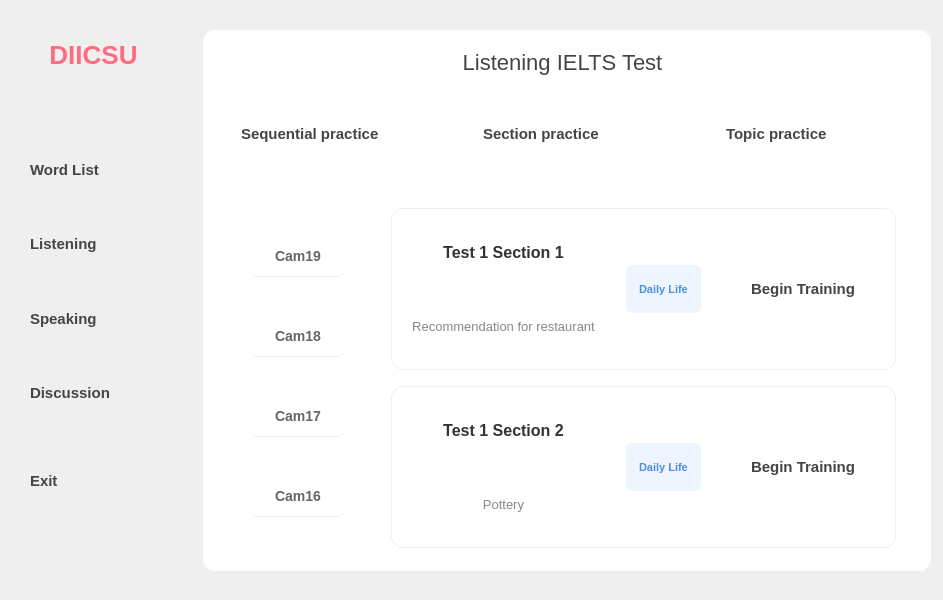
<?xml version="1.0" encoding="UTF-8"?>
<ui version="4.0">
 <class>Form</class>
 <widget class="QWidget" name="Form">
  <property name="geometry">
   <rect>
    <x>0</x>
    <y>0</y>
    <width>943</width>
    <height>600</height>
   </rect>
  </property>
  <property name="windowTitle">
   <string>Form</string>
  </property>
  <property name="styleSheet">
   <string notr="true">/* 整体窗口背景 */
QWidget#Form{
        background:qlineargradient(
        x1:0, y1:0,
        x2:1, y2:1,
        stop:0 #727272,
        stop:1 #ffd6e0
    );
    font-family: &quot;Segoe UI&quot;,&quot;Microsoft YaHei&quot;;
}


/* 左侧侧边栏 */
QWidget#horizontalLayoutWidget{
    background-color: transparent;
}


/* Logo */
QLabel#label{
    font-size: 26px;
    font-weight: bold;
    color: #ff6b81;
    padding: 20px;
}


/* 左侧按钮统一样式 */
QPushButton{
    background-color: transparent;
    border: none;

    font-family: &quot;Segoe UI Semibold&quot;,&quot;Microsoft YaHei&quot;;
    font-size: 15px;
    font-weight: bold;

    padding: 12px 20px;
    margin-left: 10px;
    margin-right: 10px;

    text-align: left;
    color: #444;

    border-radius: 10px;
}


QPushButton:hover{
    background-color: #ffe4ea;
    color: #ff4f70;
}


QPushButton:pressed{
    background-color: #ffd2dc;
}


/* 当前选中按钮（可手动加）*/
QPushButton:checked{
    background-color: #ffccd5;
    color: #d6336c;
}


/* 右侧页面区域 */
QWidget#PageArea{
    background-color: #ffffff;
    border-radius: 12px;
    margin: 10px;
}


/* 页面文字 */
QLabel#label_2,
QLabel#label_3,
QLabel#label_4{
    font-size: 22px;
    color: #444;
}


/* stackedWidget背景 */
QStackedWidget{
    background-color: transparent;
}

/* 针对所有滚动区域及其内部容器 */
QScrollArea, #scrollAreaWidgetContents, #scrollAreaWidgetContents_2, #scrollAreaWidgetContents_3 {
    background-color: #ffffff; /* 或者设置为 #ffffff (纯白) */
    border: none;
}

/* 如果你想让右侧题目区域背景是纯白的，左侧稍微带点灰 */
#test_scroll #scrollAreaWidgetContents_3 {
    background-color: #ffffff;
}

#book_scroll #scrollAreaWidgetContents_2 {
    background-color: #ffffff; /* 浅灰色，突出侧边栏感觉 */
}

/* 自定义滚动条样式，让它变细且美观 */
QScrollBar:vertical {
    border: none;
    background: #f1f1f1;
    width: 6px;
    border-radius: 3px;
}
QScrollBar::handle:vertical {
    background: #ffccd5;
    border-radius: 3px;
}
QScrollBar::handle:vertical:hover {
    background: #ff6b81;
}

/* --- 左侧书籍选择按钮 (book_scroll) --- */
#book_scroll QPushButton {
    background-color: transparent;
    border: none;
    color: #666;
    padding: 12px 5px;
    font-size: 14px;
    text-align: center;
    border-bottom: 1px solid #f0f0f0;
}

#book_scroll QPushButton:hover {
    background-color: #fff0f3;
    color: #ff6b81;
}

#book_scroll QPushButton:checked {
    background-color: #ffffff;
    color: #ff6b81;
    font-weight: bold;
    border-left: 4px solid #ff6b81; /* 选中时的左侧粉色条 */
}

/* --- 右侧测试卡片 (test_scroll) --- */
/* 针对 frame 和 frame_3 这种卡片容器 */
QFrame#frame, QFrame#frame_3 {
    background-color: #ffffff;
    border: 1px solid #eee;
    border-radius: 12px;
    margin: 5px 10px;
}

QFrame#frame:hover, QFrame#frame_3:hover {
    border: 1px solid #ffccd5;
    background-color: #fffafa;
}

/* 标题文字 (Part 1 Section 1) */
QLabel#label_7, QLabel#label_10 {
    font-weight: bold;
    font-size: 16px;
    color: #333;
}

/* 副标题文字 (Recommendation for restaurant) */
QLabel#label_8, QLabel#label_11 {
    font-size: 13px;
    color: #888;
}

/* --- 蓝色小标签 (Daily Life) --- */
/* 这里建议在属性编辑器里把 label_5 和 label_9 的 objectName 统一成 tagLabel */
QLabel#label_5, QLabel#label_9 {
    color: #4a90e2;
    background-color: #eef5ff;
    border-radius: 6px;
    padding: 4px 10px;
    font-size: 11px;
    font-weight: bold;
}

QFrame#test_card {

    background-color: white;
    border-radius: 10px;
    border: 1px solid #e5e7eb;
    padding: 10px;
}

QFrame#test_card:hover {

    border: 1px solid #3b82f6;
    background-color: #f9fafb;
}

QPushButton#Recite_button {
    qproperty-icon: url(resources/icons/book-alt.png);
    qproperty-iconSize: 20px 20px;
}

QPushButton#Favourite_button {
    qproperty-icon: url(resources/icons/headphones.png);
    qproperty-iconSize: 20px 20px;
}

QPushButton#Profile_button {
    qproperty-icon: url(resources/icons/user-speaking.png);
    qproperty-iconSize: 20px 20px;
}

QPushButton#Discussion_button {
    qproperty-icon: url(resources/icons/bank.png);
    qproperty-iconSize: 20px 20px;
}

QPushButton#Exit_button{
	qproperty-icon:url(resources/icons/exit.png);
	qproperty-iconSize:20px 20px;
}
</string>
  </property>
  <widget class="QWidget" name="horizontalLayoutWidget">
   <property name="geometry">
    <rect>
     <x>0</x>
     <y>20</y>
     <width>941</width>
     <height>561</height>
    </rect>
   </property>
   <layout class="QHBoxLayout" name="horizontalLayout" stretch="1,4">
    <item>
     <layout class="QVBoxLayout" name="verticalLayout" stretch="2,2,2,1,2,1,2,1,0,0,2,3">
      <item>
       <widget class="QLabel" name="label">
        <property name="text">
         <string>DIICSU</string>
        </property>
        <property name="scaledContents">
         <bool>true</bool>
        </property>
        <property name="alignment">
         <set>Qt::AlignmentFlag::AlignCenter</set>
        </property>
        <property name="indent">
         <number>0</number>
        </property>
       </widget>
      </item>
      <item>
       <spacer name="verticalSpacer_2">
        <property name="orientation">
         <enum>Qt::Orientation::Vertical</enum>
        </property>
        <property name="sizeHint" stdset="0">
         <size>
          <width>20</width>
          <height>40</height>
         </size>
        </property>
       </spacer>
      </item>
      <item>
       <widget class="QPushButton" name="Recite_button">
        <property name="text">
         <string>Word List</string>
        </property>
        <property name="icon">
         <iconset>
          <normaloff>C:/Users/Administrator/.designer/resources/icons/star.png</normaloff>C:/Users/Administrator/.designer/resources/icons/star.png</iconset>
        </property>
       </widget>
      </item>
      <item>
       <spacer name="verticalSpacer_3">
        <property name="orientation">
         <enum>Qt::Orientation::Vertical</enum>
        </property>
        <property name="sizeHint" stdset="0">
         <size>
          <width>20</width>
          <height>40</height>
         </size>
        </property>
       </spacer>
      </item>
      <item>
       <widget class="QPushButton" name="Favourite_button">
        <property name="text">
         <string>Listening</string>
        </property>
       </widget>
      </item>
      <item>
       <spacer name="verticalSpacer_4">
        <property name="orientation">
         <enum>Qt::Orientation::Vertical</enum>
        </property>
        <property name="sizeHint" stdset="0">
         <size>
          <width>20</width>
          <height>40</height>
         </size>
        </property>
       </spacer>
      </item>
      <item>
       <widget class="QPushButton" name="Profile_button">
        <property name="text">
         <string>Speaking</string>
        </property>
       </widget>
      </item>
      <item>
       <spacer name="verticalSpacer_5">
        <property name="orientation">
         <enum>Qt::Orientation::Vertical</enum>
        </property>
        <property name="sizeHint" stdset="0">
         <size>
          <width>20</width>
          <height>40</height>
         </size>
        </property>
       </spacer>
      </item>
      <item>
       <widget class="QPushButton" name="Discussion_button">
        <property name="text">
         <string>Discussion</string>
        </property>
       </widget>
      </item>
      <item>
       <spacer name="verticalSpacer_8">
        <property name="orientation">
         <enum>Qt::Orientation::Vertical</enum>
        </property>
        <property name="sizeHint" stdset="0">
         <size>
          <width>20</width>
          <height>40</height>
         </size>
        </property>
       </spacer>
      </item>
      <item>
       <widget class="QPushButton" name="Exit_button">
        <property name="text">
         <string>Exit</string>
        </property>
       </widget>
      </item>
      <item>
       <spacer name="verticalSpacer">
        <property name="orientation">
         <enum>Qt::Orientation::Vertical</enum>
        </property>
        <property name="sizeHint" stdset="0">
         <size>
          <width>20</width>
          <height>40</height>
         </size>
        </property>
       </spacer>
      </item>
     </layout>
    </item>
    <item>
     <widget class="QWidget" name="PageArea" native="true">
      <widget class="QStackedWidget" name="stackedWidget">
       <property name="geometry">
        <rect>
         <x>0</x>
         <y>10</y>
         <width>741</width>
         <height>541</height>
        </rect>
       </property>
       <property name="currentIndex">
        <number>1</number>
       </property>
       <widget class="QWidget" name="Recite_page">
        <widget class="QWidget" name="verticalLayoutWidget">
         <property name="geometry">
          <rect>
           <x>-1</x>
           <y>-1</y>
           <width>741</width>
           <height>541</height>
          </rect>
         </property>
         <layout class="QVBoxLayout" name="verticalLayout_2" stretch="2,6,1,1">
          <item>
           <widget class="QLabel" name="label_2">
            <property name="text">
             <string>Common Used Word List</string>
            </property>
            <property name="alignment">
             <set>Qt::AlignmentFlag::AlignCenter</set>
            </property>
           </widget>
          </item>
          <item>
           <widget class="QFrame" name="frame_2">
            <property name="frameShape">
             <enum>QFrame::Shape::StyledPanel</enum>
            </property>
            <property name="frameShadow">
             <enum>QFrame::Shadow::Raised</enum>
            </property>
            <layout class="QGridLayout" name="gridLayout">
             <item row="0" column="0">
              <widget class="QPushButton" name="pushButton">
               <property name="text">
                <string>Email to lecturer</string>
               </property>
              </widget>
             </item>
             <item row="0" column="1">
              <widget class="QPushButton" name="pushButton_2">
               <property name="text">
                <string>STEM subject</string>
               </property>
              </widget>
             </item>
             <item row="1" column="0">
              <widget class="QPushButton" name="pushButton_3">
               <property name="text">
                <string>Group discussion</string>
               </property>
              </widget>
             </item>
             <item row="1" column="1">
              <widget class="QPushButton" name="pushButton_4">
               <property name="text">
                <string>Presentation</string>
               </property>
              </widget>
             </item>
            </layout>
           </widget>
          </item>
          <item>
           <spacer name="horizontalSpacer">
            <property name="orientation">
             <enum>Qt::Orientation::Horizontal</enum>
            </property>
            <property name="sizeHint" stdset="0">
             <size>
              <width>40</width>
              <height>20</height>
             </size>
            </property>
           </spacer>
          </item>
          <item>
           <layout class="QHBoxLayout" name="horizontalLayout_2">
            <item>
             <widget class="QPushButton" name="pushButton_5">
              <property name="text">
               <string>Add to favourite</string>
              </property>
             </widget>
            </item>
            <item>
             <spacer name="verticalSpacer_6">
              <property name="orientation">
               <enum>Qt::Orientation::Vertical</enum>
              </property>
              <property name="sizeHint" stdset="0">
               <size>
                <width>20</width>
                <height>40</height>
               </size>
              </property>
             </spacer>
            </item>
            <item>
             <widget class="QPushButton" name="pushButton_6">
              <property name="text">
               <string>Check favourite list</string>
              </property>
             </widget>
            </item>
           </layout>
          </item>
         </layout>
        </widget>
       </widget>
       <widget class="QWidget" name="favourite_page">
        <widget class="QWidget" name="verticalLayoutWidget_2">
         <property name="geometry">
          <rect>
           <x>-1</x>
           <y>-1</y>
           <width>741</width>
           <height>551</height>
          </rect>
         </property>
         <layout class="QVBoxLayout" name="verticalLayout_3" stretch="1,1,6">
          <item>
           <widget class="QLabel" name="label_3">
            <property name="text">
             <string>Listening IELTS Test</string>
            </property>
            <property name="alignment">
             <set>Qt::AlignmentFlag::AlignCenter</set>
            </property>
           </widget>
          </item>
          <item>
           <widget class="QWidget" name="widget" native="true">
            <widget class="QWidget" name="horizontalLayoutWidget_2">
             <property name="geometry">
              <rect>
               <x>-1</x>
               <y>9</y>
               <width>741</width>
               <height>46</height>
              </rect>
             </property>
             <layout class="QHBoxLayout" name="horizontalLayout_3">
              <item>
               <spacer name="verticalSpacer_11">
                <property name="orientation">
                 <enum>Qt::Orientation::Vertical</enum>
                </property>
                <property name="sizeHint" stdset="0">
                 <size>
                  <width>20</width>
                  <height>40</height>
                 </size>
                </property>
               </spacer>
              </item>
              <item>
               <widget class="QPushButton" name="pushButton_9">
                <property name="text">
                 <string>Sequential practice</string>
                </property>
               </widget>
              </item>
              <item>
               <spacer name="verticalSpacer_7">
                <property name="orientation">
                 <enum>Qt::Orientation::Vertical</enum>
                </property>
                <property name="sizeHint" stdset="0">
                 <size>
                  <width>20</width>
                  <height>40</height>
                 </size>
                </property>
               </spacer>
              </item>
              <item>
               <widget class="QPushButton" name="pushButton_8">
                <property name="text">
                 <string>Section practice</string>
                </property>
               </widget>
              </item>
              <item>
               <spacer name="verticalSpacer_9">
                <property name="orientation">
                 <enum>Qt::Orientation::Vertical</enum>
                </property>
                <property name="sizeHint" stdset="0">
                 <size>
                  <width>20</width>
                  <height>40</height>
                 </size>
                </property>
               </spacer>
              </item>
              <item>
               <widget class="QPushButton" name="pushButton_7">
                <property name="text">
                 <string>Topic practice</string>
                </property>
               </widget>
              </item>
              <item>
               <spacer name="verticalSpacer_12">
                <property name="orientation">
                 <enum>Qt::Orientation::Vertical</enum>
                </property>
                <property name="sizeHint" stdset="0">
                 <size>
                  <width>20</width>
                  <height>40</height>
                 </size>
                </property>
               </spacer>
              </item>
             </layout>
            </widget>
           </widget>
          </item>
          <item>
           <widget class="QWidget" name="widget_2" native="true">
            <layout class="QHBoxLayout" name="horizontalLayout_4">
             <item>
              <spacer name="verticalSpacer_10">
               <property name="orientation">
                <enum>Qt::Orientation::Vertical</enum>
               </property>
               <property name="sizeHint" stdset="0">
                <size>
                 <width>20</width>
                 <height>40</height>
                </size>
               </property>
              </spacer>
             </item>
             <item>
              <widget class="QScrollArea" name="scrollArea">
               <property name="widgetResizable">
                <bool>true</bool>
               </property>
               <widget class="QWidget" name="scrollAreaWidgetContents">
                <property name="geometry">
                 <rect>
                  <x>0</x>
                  <y>0</y>
                  <width>695</width>
                  <height>385</height>
                 </rect>
                </property>
                <layout class="QHBoxLayout" name="horizontalLayout_5" stretch="1,4">
                 <item>
                  <widget class="QScrollArea" name="book_scroll">
                   <property name="widgetResizable">
                    <bool>true</bool>
                   </property>
                   <widget class="QWidget" name="scrollAreaWidgetContents_2">
                    <property name="geometry">
                     <rect>
                      <x>0</x>
                      <y>0</y>
                      <width>134</width>
                      <height>367</height>
                     </rect>
                    </property>
                    <layout class="QVBoxLayout" name="verticalLayout_4">
                     <item>
                      <widget class="QPushButton" name="pushButton_10">
                       <property name="text">
                        <string>Cam19</string>
                       </property>
                      </widget>
                     </item>
                     <item>
                      <widget class="QPushButton" name="pushButton_11">
                       <property name="text">
                        <string>Cam18</string>
                       </property>
                      </widget>
                     </item>
                     <item>
                      <widget class="QPushButton" name="pushButton_12">
                       <property name="text">
                        <string>Cam17</string>
                       </property>
                      </widget>
                     </item>
                     <item>
                      <widget class="QPushButton" name="pushButton_13">
                       <property name="text">
                        <string>Cam16</string>
                       </property>
                      </widget>
                     </item>
                    </layout>
                   </widget>
                  </widget>
                 </item>
                 <item>
                  <widget class="QScrollArea" name="test_scroll">
                   <property name="widgetResizable">
                    <bool>true</bool>
                   </property>
                   <widget class="QWidget" name="scrollAreaWidgetContents_3">
                    <property name="geometry">
                     <rect>
                      <x>0</x>
                      <y>0</y>
                      <width>537</width>
                      <height>367</height>
                     </rect>
                    </property>
                    <layout class="QVBoxLayout" name="verticalLayout_5">
                     <item>
                      <widget class="QFrame" name="frame">
                       <property name="frameShape">
                        <enum>QFrame::Shape::StyledPanel</enum>
                       </property>
                       <property name="frameShadow">
                        <enum>QFrame::Shadow::Raised</enum>
                       </property>
                       <layout class="QHBoxLayout" name="horizontalLayout_6" stretch="2,1,1">
                        <item>
                         <layout class="QVBoxLayout" name="verticalLayout_6">
                          <item>
                           <widget class="QLabel" name="label_7">
                            <property name="text">
                             <string>Test 1 Section 1</string>
                            </property>
                            <property name="alignment">
                             <set>Qt::AlignmentFlag::AlignCenter</set>
                            </property>
                           </widget>
                          </item>
                          <item>
                           <widget class="QLabel" name="label_8">
                            <property name="text">
                             <string>Recommendation for restaurant</string>
                            </property>
                            <property name="alignment">
                             <set>Qt::AlignmentFlag::AlignCenter</set>
                            </property>
                           </widget>
                          </item>
                         </layout>
                        </item>
                        <item>
                         <layout class="QGridLayout" name="gridLayout_2" rowstretch="1,1,1" columnstretch="1,2,1">
                          <item row="0" column="1">
                           <spacer name="horizontalSpacer_4">
                            <property name="orientation">
                             <enum>Qt::Orientation::Horizontal</enum>
                            </property>
                            <property name="sizeHint" stdset="0">
                             <size>
                              <width>40</width>
                              <height>20</height>
                             </size>
                            </property>
                           </spacer>
                          </item>
                          <item row="1" column="1">
                           <widget class="QLabel" name="label_5">
                            <property name="text">
                             <string>Daily Life</string>
                            </property>
                           </widget>
                          </item>
                          <item row="1" column="0">
                           <spacer name="horizontalSpacer_2">
                            <property name="orientation">
                             <enum>Qt::Orientation::Horizontal</enum>
                            </property>
                            <property name="sizeHint" stdset="0">
                             <size>
                              <width>40</width>
                              <height>20</height>
                             </size>
                            </property>
                           </spacer>
                          </item>
                          <item row="1" column="2">
                           <spacer name="horizontalSpacer_3">
                            <property name="orientation">
                             <enum>Qt::Orientation::Horizontal</enum>
                            </property>
                            <property name="sizeHint" stdset="0">
                             <size>
                              <width>40</width>
                              <height>20</height>
                             </size>
                            </property>
                           </spacer>
                          </item>
                          <item row="2" column="1">
                           <spacer name="horizontalSpacer_5">
                            <property name="orientation">
                             <enum>Qt::Orientation::Horizontal</enum>
                            </property>
                            <property name="sizeHint" stdset="0">
                             <size>
                              <width>40</width>
                              <height>20</height>
                             </size>
                            </property>
                           </spacer>
                          </item>
                         </layout>
                        </item>
                        <item>
                         <layout class="QVBoxLayout" name="verticalLayout_8">
                          <item>
                           <spacer name="horizontalSpacer_10">
                            <property name="orientation">
                             <enum>Qt::Orientation::Horizontal</enum>
                            </property>
                            <property name="sizeHint" stdset="0">
                             <size>
                              <width>40</width>
                              <height>20</height>
                             </size>
                            </property>
                           </spacer>
                          </item>
                          <item>
                           <widget class="QPushButton" name="pushButton_14">
                            <property name="text">
                             <string>Begin Training</string>
                            </property>
                           </widget>
                          </item>
                          <item>
                           <spacer name="horizontalSpacer_11">
                            <property name="orientation">
                             <enum>Qt::Orientation::Horizontal</enum>
                            </property>
                            <property name="sizeHint" stdset="0">
                             <size>
                              <width>40</width>
                              <height>20</height>
                             </size>
                            </property>
                           </spacer>
                          </item>
                         </layout>
                        </item>
                       </layout>
                      </widget>
                     </item>
                     <item>
                      <widget class="QFrame" name="frame_3">
                       <property name="frameShape">
                        <enum>QFrame::Shape::StyledPanel</enum>
                       </property>
                       <property name="frameShadow">
                        <enum>QFrame::Shadow::Raised</enum>
                       </property>
                       <layout class="QHBoxLayout" name="horizontalLayout_7" stretch="2,1,1">
                        <item>
                         <layout class="QVBoxLayout" name="verticalLayout_7">
                          <item>
                           <widget class="QLabel" name="label_10">
                            <property name="text">
                             <string>Test 1 Section 2</string>
                            </property>
                            <property name="alignment">
                             <set>Qt::AlignmentFlag::AlignCenter</set>
                            </property>
                           </widget>
                          </item>
                          <item>
                           <widget class="QLabel" name="label_11">
                            <property name="text">
                             <string>Pottery</string>
                            </property>
                            <property name="alignment">
                             <set>Qt::AlignmentFlag::AlignCenter</set>
                            </property>
                           </widget>
                          </item>
                         </layout>
                        </item>
                        <item>
                         <layout class="QGridLayout" name="gridLayout_3" rowstretch="1,1,1" columnstretch="1,2,1">
                          <item row="2" column="1">
                           <spacer name="horizontalSpacer_9">
                            <property name="orientation">
                             <enum>Qt::Orientation::Horizontal</enum>
                            </property>
                            <property name="sizeHint" stdset="0">
                             <size>
                              <width>40</width>
                              <height>20</height>
                             </size>
                            </property>
                           </spacer>
                          </item>
                          <item row="1" column="1">
                           <widget class="QLabel" name="label_9">
                            <property name="text">
                             <string>Daily Life</string>
                            </property>
                           </widget>
                          </item>
                          <item row="1" column="2">
                           <spacer name="horizontalSpacer_7">
                            <property name="orientation">
                             <enum>Qt::Orientation::Horizontal</enum>
                            </property>
                            <property name="sizeHint" stdset="0">
                             <size>
                              <width>40</width>
                              <height>20</height>
                             </size>
                            </property>
                           </spacer>
                          </item>
                          <item row="0" column="1">
                           <spacer name="horizontalSpacer_8">
                            <property name="orientation">
                             <enum>Qt::Orientation::Horizontal</enum>
                            </property>
                            <property name="sizeHint" stdset="0">
                             <size>
                              <width>40</width>
                              <height>20</height>
                             </size>
                            </property>
                           </spacer>
                          </item>
                          <item row="1" column="0">
                           <spacer name="horizontalSpacer_6">
                            <property name="orientation">
                             <enum>Qt::Orientation::Horizontal</enum>
                            </property>
                            <property name="sizeHint" stdset="0">
                             <size>
                              <width>40</width>
                              <height>20</height>
                             </size>
                            </property>
                           </spacer>
                          </item>
                         </layout>
                        </item>
                        <item>
                         <layout class="QVBoxLayout" name="verticalLayout_9">
                          <item>
                           <spacer name="horizontalSpacer_12">
                            <property name="orientation">
                             <enum>Qt::Orientation::Horizontal</enum>
                            </property>
                            <property name="sizeHint" stdset="0">
                             <size>
                              <width>40</width>
                              <height>20</height>
                             </size>
                            </property>
                           </spacer>
                          </item>
                          <item>
                           <widget class="QPushButton" name="pushButton_15">
                            <property name="text">
                             <string>Begin Training</string>
                            </property>
                           </widget>
                          </item>
                          <item>
                           <spacer name="horizontalSpacer_13">
                            <property name="orientation">
                             <enum>Qt::Orientation::Horizontal</enum>
                            </property>
                            <property name="sizeHint" stdset="0">
                             <size>
                              <width>40</width>
                              <height>20</height>
                             </size>
                            </property>
                           </spacer>
                          </item>
                         </layout>
                        </item>
                       </layout>
                      </widget>
                     </item>
                    </layout>
                   </widget>
                  </widget>
                 </item>
                </layout>
               </widget>
              </widget>
             </item>
            </layout>
           </widget>
          </item>
         </layout>
        </widget>
       </widget>
       <widget class="QWidget" name="Profile_page">
        <widget class="QLabel" name="label_4">
         <property name="geometry">
          <rect>
           <x>304</x>
           <y>240</y>
           <width>91</width>
           <height>20</height>
          </rect>
         </property>
         <property name="text">
          <string>第三个界面</string>
         </property>
        </widget>
       </widget>
       <widget class="QWidget" name="discussion_page">
        <widget class="QLabel" name="label_6">
         <property name="geometry">
          <rect>
           <x>200</x>
           <y>240</y>
           <width>111</width>
           <height>16</height>
          </rect>
         </property>
         <property name="text">
          <string>Discussion 界面</string>
         </property>
        </widget>
       </widget>
      </widget>
     </widget>
    </item>
   </layout>
  </widget>
 </widget>
 <resources/>
 <connections/>
</ui>
